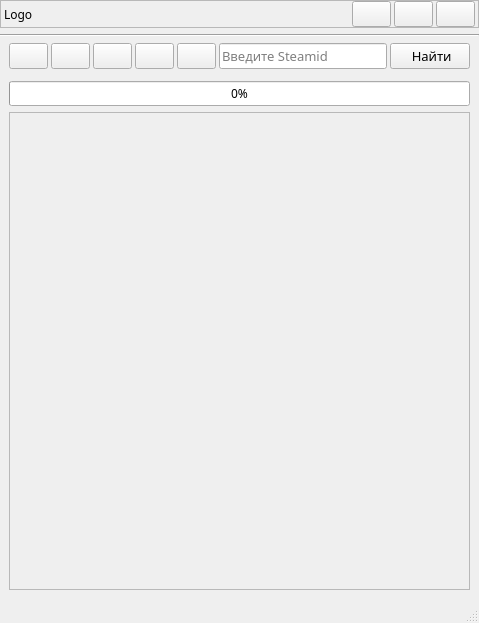
<?xml version="1.0" encoding="UTF-8"?>
<ui version="4.0">
 <class>MainWindow</class>
 <widget class="QMainWindow" name="MainWindow">
  <property name="geometry">
   <rect>
    <x>0</x>
    <y>0</y>
    <width>479</width>
    <height>623</height>
   </rect>
  </property>
  <property name="font">
   <font>
    <family>Ebrima</family>
   </font>
  </property>
  <property name="windowTitle">
   <string>SteamAchievementsStatistic</string>
  </property>
  <widget class="QWidget" name="centralWidget">
   <layout class="QVBoxLayout" name="verticalLayout_2">
    <property name="leftMargin">
     <number>0</number>
    </property>
    <property name="topMargin">
     <number>0</number>
    </property>
    <property name="rightMargin">
     <number>0</number>
    </property>
    <item>
     <widget class="QFrame" name="FrameTitleWindow">
      <property name="accessibleName">
       <string notr="true">TitleWindow</string>
      </property>
      <property name="frameShape">
       <enum>QFrame::StyledPanel</enum>
      </property>
      <property name="frameShadow">
       <enum>QFrame::Raised</enum>
      </property>
      <layout class="QHBoxLayout" name="horizontalLayout">
       <property name="spacing">
        <number>3</number>
       </property>
       <property name="leftMargin">
        <number>3</number>
       </property>
       <property name="topMargin">
        <number>0</number>
       </property>
       <property name="rightMargin">
        <number>3</number>
       </property>
       <property name="bottomMargin">
        <number>0</number>
       </property>
       <item>
        <widget class="QLabel" name="LabelLogo">
         <property name="text">
          <string notr="true">Logo</string>
         </property>
        </widget>
       </item>
       <item>
        <spacer name="horizontalSpacer">
         <property name="orientation">
          <enum>Qt::Horizontal</enum>
         </property>
         <property name="sizeHint" stdset="0">
          <size>
           <width>337</width>
           <height>20</height>
          </size>
         </property>
        </spacer>
       </item>
       <item>
        <widget class="QPushButton" name="ButtonMinimize">
         <property name="font">
          <font>
           <pointsize>10</pointsize>
          </font>
         </property>
         <property name="text">
          <string notr="true"/>
         </property>
        </widget>
       </item>
       <item>
        <widget class="QPushButton" name="ButtonMaximize">
         <property name="font">
          <font>
           <pointsize>10</pointsize>
          </font>
         </property>
         <property name="text">
          <string notr="true"/>
         </property>
        </widget>
       </item>
       <item>
        <widget class="QPushButton" name="ButtonExit">
         <property name="font">
          <font>
           <pointsize>10</pointsize>
          </font>
         </property>
         <property name="text">
          <string/>
         </property>
        </widget>
       </item>
      </layout>
     </widget>
    </item>
    <item>
     <widget class="Line" name="line">
      <property name="orientation">
       <enum>Qt::Horizontal</enum>
      </property>
     </widget>
    </item>
    <item>
     <layout class="QVBoxLayout" name="verticalLayout">
      <property name="leftMargin">
       <number>9</number>
      </property>
      <property name="rightMargin">
       <number>9</number>
      </property>
      <item>
       <layout class="QHBoxLayout" name="horizontalLayout_4">
        <property name="spacing">
         <number>3</number>
        </property>
        <item>
         <widget class="QPushButton" name="ButtonBack">
          <property name="font">
           <font>
            <pointsize>10</pointsize>
           </font>
          </property>
          <property name="text">
           <string/>
          </property>
         </widget>
        </item>
        <item>
         <widget class="QPushButton" name="ButtonNext">
          <property name="font">
           <font>
            <pointsize>10</pointsize>
           </font>
          </property>
          <property name="text">
           <string/>
          </property>
         </widget>
        </item>
        <item>
         <widget class="QPushButton" name="ButtonUpdate">
          <property name="font">
           <font>
            <pointsize>10</pointsize>
           </font>
          </property>
          <property name="text">
           <string/>
          </property>
         </widget>
        </item>
        <item>
         <widget class="QPushButton" name="ButtonGoToMyProfile">
          <property name="font">
           <font>
            <pointsize>10</pointsize>
           </font>
          </property>
          <property name="text">
           <string/>
          </property>
         </widget>
        </item>
        <item>
         <widget class="QPushButton" name="ButtonSettings">
          <property name="font">
           <font>
            <pointsize>10</pointsize>
           </font>
          </property>
          <property name="text">
           <string/>
          </property>
         </widget>
        </item>
        <item>
         <widget class="QLineEdit" name="LineEditIdProfile">
          <property name="font">
           <font>
            <pointsize>10</pointsize>
           </font>
          </property>
          <property name="placeholderText">
           <string>Введите Steamid</string>
          </property>
         </widget>
        </item>
        <item>
         <widget class="QPushButton" name="ButtonFindProfile">
          <property name="enabled">
           <bool>true</bool>
          </property>
          <property name="font">
           <font>
            <pointsize>10</pointsize>
           </font>
          </property>
          <property name="text">
           <string> Найти</string>
          </property>
         </widget>
        </item>
       </layout>
      </item>
      <item>
       <widget class="QStackedWidget" name="StackedWidgetProfiles">
        <property name="sizePolicy">
         <sizepolicy hsizetype="Preferred" vsizetype="Maximum">
          <horstretch>0</horstretch>
          <verstretch>0</verstretch>
         </sizepolicy>
        </property>
        <property name="lineWidth">
         <number>0</number>
        </property>
       </widget>
      </item>
      <item>
       <widget class="QProgressBar" name="FormProgressBar">
        <property name="sizePolicy">
         <sizepolicy hsizetype="Expanding" vsizetype="Maximum">
          <horstretch>0</horstretch>
          <verstretch>0</verstretch>
         </sizepolicy>
        </property>
        <property name="value">
         <number>0</number>
        </property>
       </widget>
      </item>
      <item>
       <widget class="QStackedWidget" name="StackedWidgetForms">
        <property name="sizePolicy">
         <sizepolicy hsizetype="Preferred" vsizetype="Expanding">
          <horstretch>0</horstretch>
          <verstretch>0</verstretch>
         </sizepolicy>
        </property>
        <property name="currentIndex">
         <number>0</number>
        </property>
        <widget class="QWidget" name="None">
         <property name="sizePolicy">
          <sizepolicy hsizetype="Preferred" vsizetype="Expanding">
           <horstretch>0</horstretch>
           <verstretch>0</verstretch>
          </sizepolicy>
         </property>
         <layout class="QGridLayout" name="gridLayout">
          <property name="leftMargin">
           <number>0</number>
          </property>
          <property name="topMargin">
           <number>0</number>
          </property>
          <property name="rightMargin">
           <number>0</number>
          </property>
          <property name="bottomMargin">
           <number>0</number>
          </property>
          <property name="spacing">
           <number>0</number>
          </property>
          <item row="0" column="0">
           <widget class="QScrollArea" name="ScrollAreaNone">
            <property name="widgetResizable">
             <bool>true</bool>
            </property>
            <widget class="QWidget" name="scrollAreaWidgetContents">
             <property name="geometry">
              <rect>
               <x>0</x>
               <y>0</y>
               <width>459</width>
               <height>460</height>
              </rect>
             </property>
            </widget>
           </widget>
          </item>
         </layout>
        </widget>
        <widget class="QWidget" name="Games">
         <property name="sizePolicy">
          <sizepolicy hsizetype="Preferred" vsizetype="Expanding">
           <horstretch>0</horstretch>
           <verstretch>0</verstretch>
          </sizepolicy>
         </property>
         <layout class="QGridLayout" name="gridLayout_2">
          <property name="leftMargin">
           <number>0</number>
          </property>
          <property name="topMargin">
           <number>0</number>
          </property>
          <property name="rightMargin">
           <number>0</number>
          </property>
          <property name="bottomMargin">
           <number>0</number>
          </property>
          <property name="spacing">
           <number>0</number>
          </property>
          <item row="0" column="0">
           <widget class="QScrollArea" name="ScrollAreaGames">
            <property name="widgetResizable">
             <bool>true</bool>
            </property>
            <widget class="QWidget" name="widget">
             <property name="geometry">
              <rect>
               <x>0</x>
               <y>0</y>
               <width>98</width>
               <height>28</height>
              </rect>
             </property>
            </widget>
           </widget>
          </item>
         </layout>
        </widget>
        <widget class="QWidget" name="Friends">
         <property name="sizePolicy">
          <sizepolicy hsizetype="Preferred" vsizetype="Expanding">
           <horstretch>0</horstretch>
           <verstretch>0</verstretch>
          </sizepolicy>
         </property>
         <layout class="QGridLayout" name="gridLayout_3">
          <property name="leftMargin">
           <number>0</number>
          </property>
          <property name="topMargin">
           <number>0</number>
          </property>
          <property name="rightMargin">
           <number>0</number>
          </property>
          <property name="bottomMargin">
           <number>0</number>
          </property>
          <property name="spacing">
           <number>0</number>
          </property>
          <item row="0" column="0">
           <widget class="QScrollArea" name="ScrollAreaFriends">
            <property name="widgetResizable">
             <bool>true</bool>
            </property>
            <widget class="QWidget" name="scrollAreaWidgetContents_2">
             <property name="geometry">
              <rect>
               <x>0</x>
               <y>0</y>
               <width>98</width>
               <height>28</height>
              </rect>
             </property>
            </widget>
           </widget>
          </item>
         </layout>
        </widget>
        <widget class="QWidget" name="Statistic">
         <property name="sizePolicy">
          <sizepolicy hsizetype="Preferred" vsizetype="Expanding">
           <horstretch>0</horstretch>
           <verstretch>0</verstretch>
          </sizepolicy>
         </property>
         <layout class="QGridLayout" name="gridLayout_4">
          <property name="leftMargin">
           <number>0</number>
          </property>
          <property name="topMargin">
           <number>0</number>
          </property>
          <property name="rightMargin">
           <number>0</number>
          </property>
          <property name="bottomMargin">
           <number>0</number>
          </property>
          <property name="spacing">
           <number>0</number>
          </property>
          <item row="0" column="0">
           <widget class="QScrollArea" name="ScrollAreaStatistic">
            <property name="widgetResizable">
             <bool>true</bool>
            </property>
            <widget class="QWidget" name="scrollAreaWidgetContents_3">
             <property name="geometry">
              <rect>
               <x>0</x>
               <y>0</y>
               <width>98</width>
               <height>28</height>
              </rect>
             </property>
            </widget>
           </widget>
          </item>
         </layout>
        </widget>
        <widget class="QWidget" name="Favorites">
         <property name="sizePolicy">
          <sizepolicy hsizetype="Preferred" vsizetype="Expanding">
           <horstretch>0</horstretch>
           <verstretch>0</verstretch>
          </sizepolicy>
         </property>
         <layout class="QGridLayout" name="gridLayout_5">
          <property name="leftMargin">
           <number>0</number>
          </property>
          <property name="topMargin">
           <number>0</number>
          </property>
          <property name="rightMargin">
           <number>0</number>
          </property>
          <property name="bottomMargin">
           <number>0</number>
          </property>
          <property name="spacing">
           <number>0</number>
          </property>
          <item row="0" column="0">
           <widget class="QScrollArea" name="ScrollAreaFavorites">
            <property name="widgetResizable">
             <bool>true</bool>
            </property>
            <widget class="QWidget" name="scrollAreaWidgetContents_4">
             <property name="geometry">
              <rect>
               <x>0</x>
               <y>0</y>
               <width>98</width>
               <height>28</height>
              </rect>
             </property>
            </widget>
           </widget>
          </item>
         </layout>
        </widget>
        <widget class="QWidget" name="Settings">
         <property name="sizePolicy">
          <sizepolicy hsizetype="Preferred" vsizetype="Expanding">
           <horstretch>0</horstretch>
           <verstretch>0</verstretch>
          </sizepolicy>
         </property>
         <layout class="QGridLayout" name="gridLayout_6">
          <property name="leftMargin">
           <number>0</number>
          </property>
          <property name="topMargin">
           <number>0</number>
          </property>
          <property name="rightMargin">
           <number>0</number>
          </property>
          <property name="bottomMargin">
           <number>0</number>
          </property>
          <property name="spacing">
           <number>0</number>
          </property>
          <item row="0" column="0">
           <widget class="QScrollArea" name="ScrollAreaSettings">
            <property name="widgetResizable">
             <bool>true</bool>
            </property>
            <widget class="QWidget" name="scrollAreaWidgetContents_5">
             <property name="geometry">
              <rect>
               <x>0</x>
               <y>0</y>
               <width>98</width>
               <height>28</height>
              </rect>
             </property>
            </widget>
           </widget>
          </item>
         </layout>
        </widget>
       </widget>
      </item>
     </layout>
    </item>
   </layout>
  </widget>
  <widget class="QMenuBar" name="menuBar">
   <property name="geometry">
    <rect>
     <x>0</x>
     <y>0</y>
     <width>479</width>
     <height>20</height>
    </rect>
   </property>
  </widget>
  <widget class="QStatusBar" name="statusBar"/>
 </widget>
 <layoutdefault spacing="6" margin="11"/>
 <resources/>
 <connections/>
</ui>
